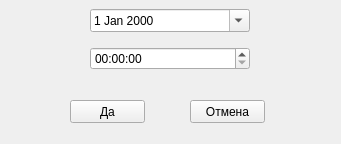
<?xml version="1.0" encoding="UTF-8"?>
<ui version="4.0">
 <class>selectDateTime</class>
 <widget class="QWidget" name="selectDateTime">
  <property name="windowModality">
   <enum>Qt::WindowModal</enum>
  </property>
  <property name="geometry">
   <rect>
    <x>0</x>
    <y>0</y>
    <width>341</width>
    <height>144</height>
   </rect>
  </property>
  <property name="windowTitle">
   <string>Select date and time</string>
  </property>
  <widget class="QPushButton" name="okButton">
   <property name="geometry">
    <rect>
     <x>70</x>
     <y>100</y>
     <width>75</width>
     <height>23</height>
    </rect>
   </property>
   <property name="text">
    <string>Да</string>
   </property>
  </widget>
  <widget class="QPushButton" name="cancelButton">
   <property name="geometry">
    <rect>
     <x>190</x>
     <y>100</y>
     <width>75</width>
     <height>23</height>
    </rect>
   </property>
   <property name="text">
    <string>Отмена</string>
   </property>
  </widget>
  <widget class="QWidget" name="verticalLayoutWidget">
   <property name="geometry">
    <rect>
     <x>90</x>
     <y>0</y>
     <width>160</width>
     <height>80</height>
    </rect>
   </property>
   <layout class="QVBoxLayout" name="verticalLayout">
    <item>
     <widget class="QDateEdit" name="dateEdit">
      <property name="calendarPopup">
       <bool>true</bool>
      </property>
     </widget>
    </item>
    <item>
     <widget class="QTimeEdit" name="timeEdit">
      <property name="date">
       <date>
        <year>2000</year>
        <month>1</month>
        <day>17</day>
       </date>
      </property>
      <property name="calendarPopup">
       <bool>false</bool>
      </property>
     </widget>
    </item>
   </layout>
  </widget>
 </widget>
 <resources/>
 <connections/>
</ui>
